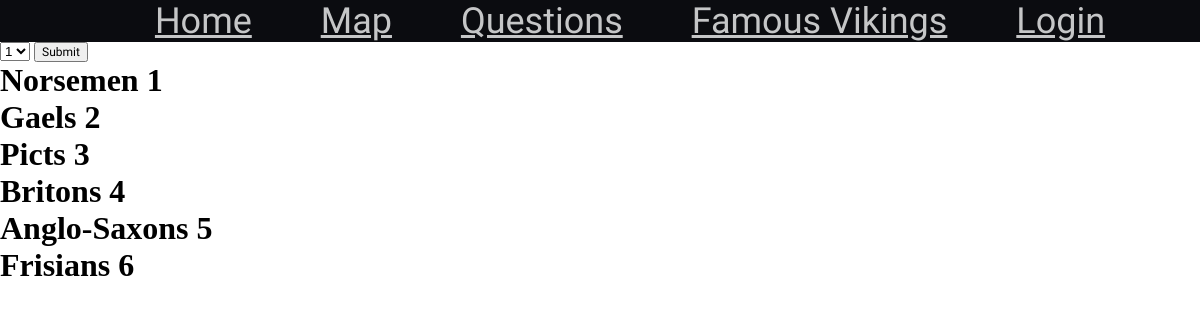
The page /map on the database its author committed.
### models.py (models this page shows)
class Faction(db.Model):
    __tablename__ = "Faction"
    id = db.Column(db.Integer, primary_key=True, autoincrement=True)
    name = db.Column(db.String(225), unique=True)
    location = db.relationship('Location_Faction', back_populates='factions')

### main.py (the view, shortened to what this page needs)
@app.route('/map', methods=['POST', 'GET'])
def map():
    if request.method=='GET':
        current_user = session.get('name')
        period = 1
        clans  = models.Faction.query.all()
        locations  = models.Location.query.all()
        location = []
        for i in range(len(locations)):
            location.append(locations[i].name)
        factions = models.Location_Faction.query.filter_by(period = period).all()
        faction= []
        for i in range(len(factions)):
            faction.append(factions[i].fid)
        return render_template('map.html', page_title="map", user = current_user, location = location, faction = faction,clan=clans)

### templates/map.html (shortened to what this page needs)
<!DOCTYPE html>
<html>
  <head>
   <link rel="stylesheet" href="{{ url_for('static', filename='css/style.css') }}">
  <body id ="map">
    {% include 'nav.html' %}
    <form method="POST">
       <select name="period" id="period">
         <option value="1">1</option>
       </select>
       <input type="submit" id="submit"></input>
     </form>
   </head>
   <div class="clans">
    {% for clans in clan %}
      <div class = "clans">
        <h1>{{clans.name}} {{clans.id}}</h1>
      </div>
    {% endfor %}
  </div>
  </body>
</html>

### templates/nav.html (shortened to what this page needs)
{% if user == None %}
<div class = "nav">
    <a href="/">Home</a>
    <a href="/map">Map</a>
    <a href="/question">Questions</a>
    <a href="/famous">Famous Vikings</a>
    <a href="/login">Login</a>
</div>
{% endif %}

### static/css/style.css (style rules this page uses)
:root { --clr-primary: #0B0C10; --clr-neutral: #C5C6C7; --clr-neutral-100: #45A29E; --clr-neutral-200: #66FCF1; --font-family: 'Squada One', cursive; }
body, h1, h2, p { margin: 0; }
p, input { font-family: var(--font-family); font-size: 1vw; }
.nav { background-color: var(--clr-primary); width:100%; height:7.5%; text-align: center; font-size: 3vw; font-family: var(--font-family); }
.nav a { color: var(--clr-neutral); margin-left:5%; }
.clans { margin-bottom: -50; }

### rows shown on the page
Faction: name "Norsemen", id "1"
Faction: name "Gaels", id "2"
Faction: name "Picts", id "3"
Faction: name "Britons", id "4"
Faction: name "Anglo-Saxons", id "5"
Faction: name "Frisians", id "6"
